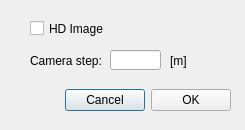
<?xml version="1.0" encoding="UTF-8"?>
<ui version="4.0">
 <class>VideoCaptureSettingDialog</class>
 <widget class="QDialog" name="VideoCaptureSettingDialog">
  <property name="geometry">
   <rect>
    <x>0</x>
    <y>0</y>
    <width>245</width>
    <height>130</height>
   </rect>
  </property>
  <property name="windowTitle">
   <string>Dialog</string>
  </property>
  <widget class="QLabel" name="label">
   <property name="geometry">
    <rect>
     <x>30</x>
     <y>50</y>
     <width>71</width>
     <height>21</height>
    </rect>
   </property>
   <property name="text">
    <string>Camera step: </string>
   </property>
  </widget>
  <widget class="QLabel" name="label_2">
   <property name="geometry">
    <rect>
     <x>170</x>
     <y>50</y>
     <width>31</width>
     <height>21</height>
    </rect>
   </property>
   <property name="text">
    <string>[m]</string>
   </property>
  </widget>
  <widget class="QLineEdit" name="lineEditCameraStep">
   <property name="geometry">
    <rect>
     <x>110</x>
     <y>50</y>
     <width>51</width>
     <height>20</height>
    </rect>
   </property>
  </widget>
  <widget class="QWidget" name="horizontalLayoutWidget">
   <property name="geometry">
    <rect>
     <x>50</x>
     <y>80</y>
     <width>181</width>
     <height>41</height>
    </rect>
   </property>
   <layout class="QHBoxLayout" name="horizontalLayout">
    <item>
     <spacer name="horizontalSpacer">
      <property name="orientation">
       <enum>Qt::Horizontal</enum>
      </property>
      <property name="sizeHint" stdset="0">
       <size>
        <width>40</width>
        <height>20</height>
       </size>
      </property>
     </spacer>
    </item>
    <item>
     <widget class="QPushButton" name="cancelButton">
      <property name="text">
       <string>Cancel</string>
      </property>
     </widget>
    </item>
    <item>
     <widget class="QPushButton" name="okButton">
      <property name="text">
       <string>OK</string>
      </property>
     </widget>
    </item>
   </layout>
  </widget>
  <widget class="QCheckBox" name="checkBoxHDImage">
   <property name="geometry">
    <rect>
     <x>30</x>
     <y>20</y>
     <width>81</width>
     <height>17</height>
    </rect>
   </property>
   <property name="text">
    <string>HD Image</string>
   </property>
  </widget>
 </widget>
 <resources/>
 <connections/>
</ui>
